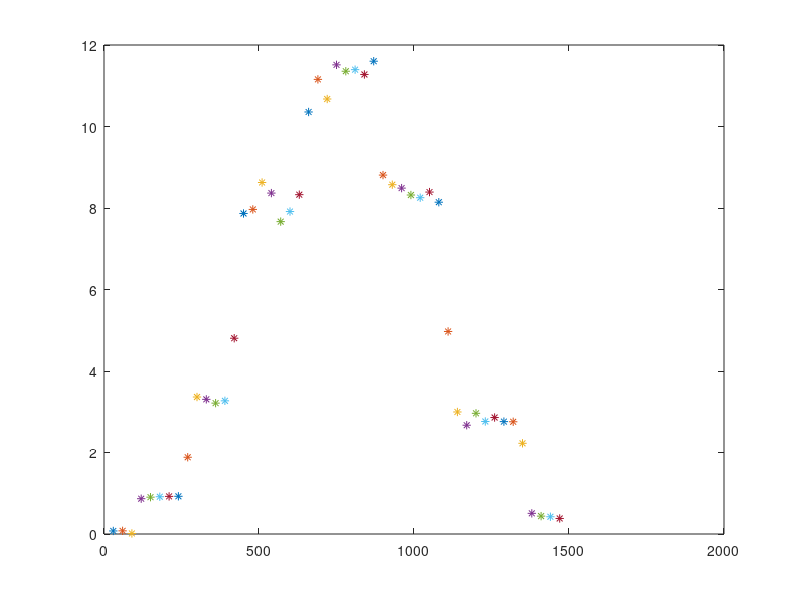

Reproduce this figure in MATLAB.
function promedio()
C=csvread('prueba 1 sin promedio.csv');
T=C(:,26);
muestra=length(T);
DifPant=0;
for i=10:1:muestra
    DifP(i-9)=C(i,21);%creo q es con el filtro 
    T1(i-9)=C(i,26);
end
for i=1:muestra-10
    DifP1=DifP(i)+DifPant;
    if rem(i,30)==0
        DifP2(i)=DifP1/30;
        plot(i,DifP2(i),'*');
        hold on; 
        drawnow;
        DifPant=0;
    end
    DifPant=DifP(i);
end
length(DifP2)
mues=length(T1)

end 

